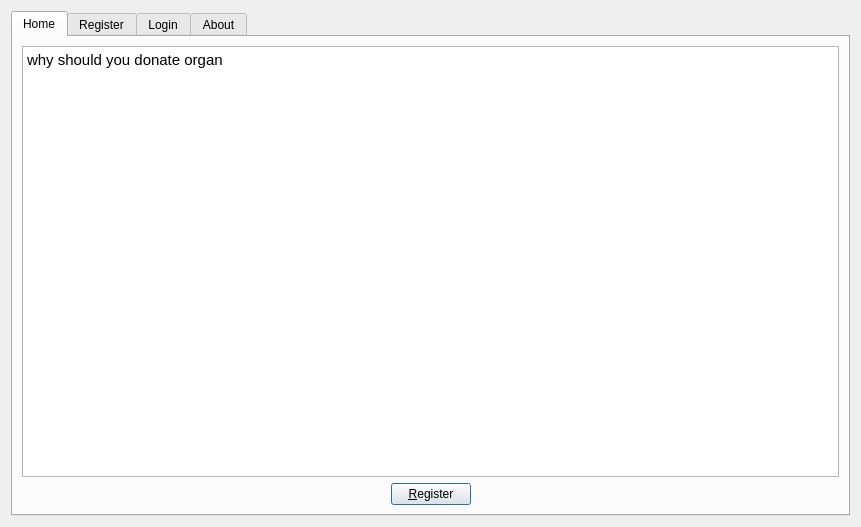
<?xml version="1.0" encoding="UTF-8"?>
<ui version="4.0">
 <class>Dialog</class>
 <widget class="QDialog" name="Dialog">
  <property name="geometry">
   <rect>
    <x>0</x>
    <y>0</y>
    <width>861</width>
    <height>527</height>
   </rect>
  </property>
  <property name="windowTitle">
   <string>Dialog</string>
  </property>
  <layout class="QGridLayout" name="gridLayout">
   <item row="0" column="0">
    <widget class="QTabWidget" name="tabWidget">
     <property name="currentIndex">
      <number>0</number>
     </property>
     <widget class="QWidget" name="tab">
      <attribute name="title">
       <string>Home</string>
      </attribute>
      <layout class="QGridLayout" name="gridLayout_2">
       <item row="1" column="0">
        <spacer name="horizontalSpacer">
         <property name="orientation">
          <enum>Qt::Horizontal</enum>
         </property>
         <property name="sizeHint" stdset="0">
          <size>
           <width>40</width>
           <height>20</height>
          </size>
         </property>
        </spacer>
       </item>
       <item row="1" column="1">
        <widget class="QPushButton" name="pushButton">
         <property name="text">
          <string>&amp;Register</string>
         </property>
        </widget>
       </item>
       <item row="1" column="2">
        <spacer name="horizontalSpacer_2">
         <property name="orientation">
          <enum>Qt::Horizontal</enum>
         </property>
         <property name="sizeHint" stdset="0">
          <size>
           <width>40</width>
           <height>20</height>
          </size>
         </property>
        </spacer>
       </item>
       <item row="0" column="0" colspan="3">
        <widget class="QTextBrowser" name="textBrowser_2">
         <property name="html">
          <string>&lt;!DOCTYPE HTML PUBLIC &quot;-//W3C//DTD HTML 4.0//EN&quot; &quot;http://www.w3.org/TR/REC-html40/strict.dtd&quot;&gt;
&lt;html&gt;&lt;head&gt;&lt;meta name=&quot;qrichtext&quot; content=&quot;1&quot; /&gt;&lt;style type=&quot;text/css&quot;&gt;
p, li { white-space: pre-wrap; }
&lt;/style&gt;&lt;/head&gt;&lt;body style=&quot; font-family:'Ubuntu'; font-size:11pt; font-weight:400; font-style:normal;&quot;&gt;
&lt;p style=&quot; margin-top:0px; margin-bottom:0px; margin-left:0px; margin-right:0px; -qt-block-indent:0; text-indent:0px;&quot;&gt;why should you donate organ&lt;/p&gt;&lt;/body&gt;&lt;/html&gt;</string>
         </property>
        </widget>
       </item>
      </layout>
     </widget>
     <widget class="QWidget" name="tab_2">
      <attribute name="title">
       <string>Register</string>
      </attribute>
     </widget>
     <widget class="QWidget" name="tab_3">
      <attribute name="title">
       <string>Login</string>
      </attribute>
      <layout class="QGridLayout" name="gridLayout_3">
       <item row="2" column="3">
        <widget class="QPushButton" name="pushButton_3">
         <property name="text">
          <string>Forgot Password</string>
         </property>
        </widget>
       </item>
       <item row="1" column="1">
        <widget class="QLabel" name="label_2">
         <property name="text">
          <string>Password</string>
         </property>
        </widget>
       </item>
       <item row="2" column="2">
        <widget class="QPushButton" name="pushButton_2">
         <property name="text">
          <string>Login</string>
         </property>
        </widget>
       </item>
       <item row="0" column="2" colspan="2">
        <widget class="QLineEdit" name="lineEdit"/>
       </item>
       <item row="3" column="2">
        <spacer name="verticalSpacer">
         <property name="orientation">
          <enum>Qt::Vertical</enum>
         </property>
         <property name="sizeHint" stdset="0">
          <size>
           <width>20</width>
           <height>40</height>
          </size>
         </property>
        </spacer>
       </item>
       <item row="1" column="2" colspan="2">
        <widget class="QLineEdit" name="lineEdit_2"/>
       </item>
       <item row="2" column="4">
        <spacer name="horizontalSpacer_3">
         <property name="orientation">
          <enum>Qt::Horizontal</enum>
         </property>
         <property name="sizeHint" stdset="0">
          <size>
           <width>40</width>
           <height>20</height>
          </size>
         </property>
        </spacer>
       </item>
       <item row="0" column="1">
        <widget class="QLabel" name="label">
         <property name="text">
          <string>User Name</string>
         </property>
        </widget>
       </item>
       <item row="0" column="0">
        <spacer name="horizontalSpacer_4">
         <property name="orientation">
          <enum>Qt::Horizontal</enum>
         </property>
         <property name="sizeHint" stdset="0">
          <size>
           <width>40</width>
           <height>20</height>
          </size>
         </property>
        </spacer>
       </item>
      </layout>
     </widget>
     <widget class="QWidget" name="tab_4">
      <attribute name="title">
       <string>About</string>
      </attribute>
      <layout class="QGridLayout" name="gridLayout_4">
       <item row="0" column="0">
        <widget class="QTextBrowser" name="textBrowser">
         <property name="html">
          <string>&lt;!DOCTYPE HTML PUBLIC &quot;-//W3C//DTD HTML 4.0//EN&quot; &quot;http://www.w3.org/TR/REC-html40/strict.dtd&quot;&gt;
&lt;html&gt;&lt;head&gt;&lt;meta name=&quot;qrichtext&quot; content=&quot;1&quot; /&gt;&lt;style type=&quot;text/css&quot;&gt;
p, li { white-space: pre-wrap; }
&lt;/style&gt;&lt;/head&gt;&lt;body style=&quot; font-family:'Ubuntu'; font-size:11pt; font-weight:400; font-style:normal;&quot;&gt;
&lt;p style=&quot; margin-top:0px; margin-bottom:0px; margin-left:0px; margin-right:0px; -qt-block-indent:0; text-indent:0px;&quot;&gt;what is this app&lt;/p&gt;&lt;/body&gt;&lt;/html&gt;</string>
         </property>
        </widget>
       </item>
      </layout>
     </widget>
    </widget>
   </item>
  </layout>
 </widget>
 <resources/>
 <connections/>
</ui>
